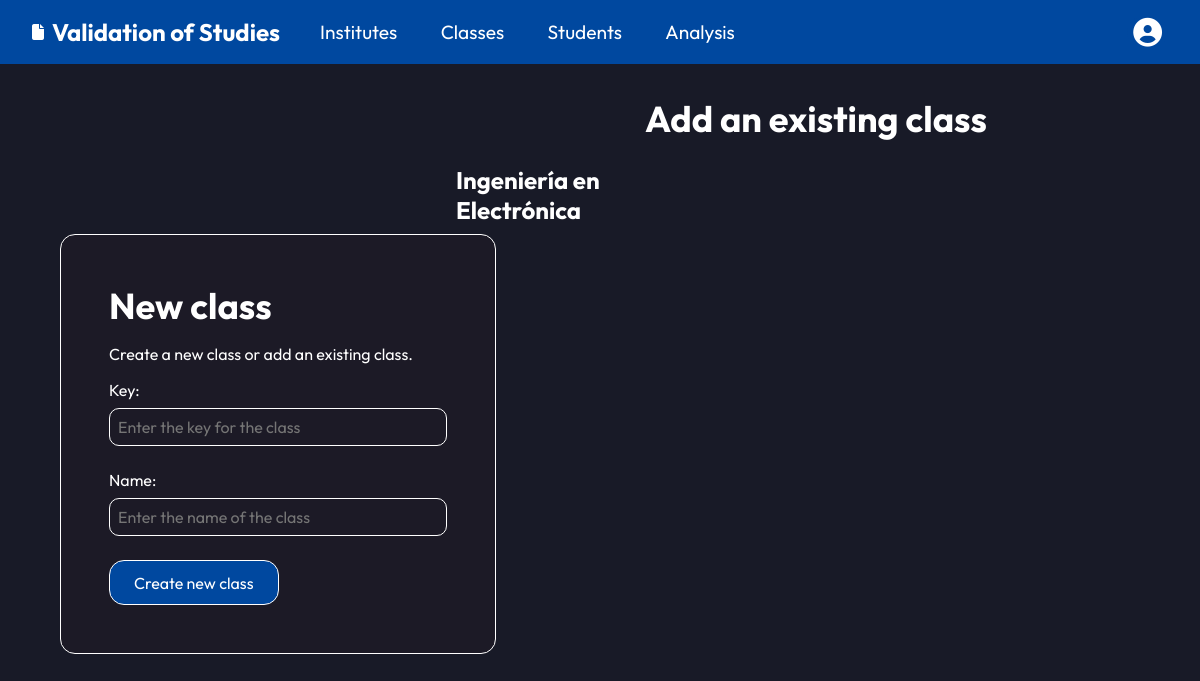
Before: /careers/7/new-class/ (signed in) with the older database file.
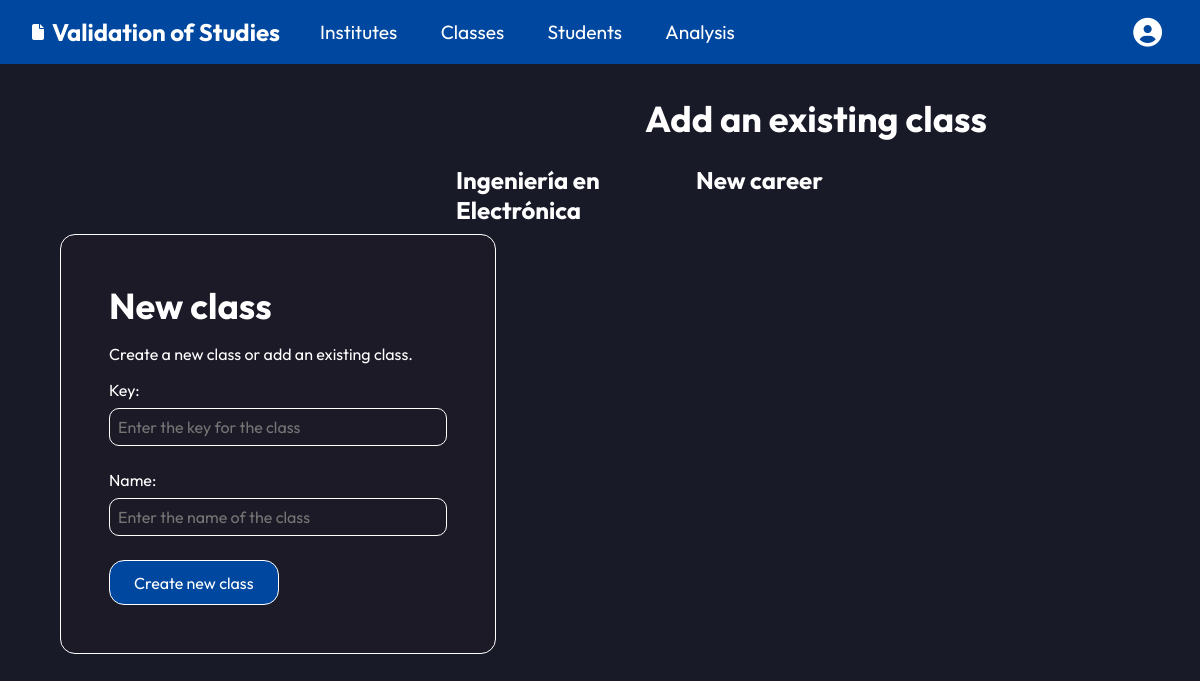
After: the same page with the newer database file.
### institutes/models.py (models this page shows, shortened)
class Career(models.Model):
  institute = models.ForeignKey(
    Institute,
    on_delete=models.CASCADE,
    blank=True, null=True
  )
  name = models.CharField(max_length=128)
  is_engineering = models.BooleanField(default=0)

### careers/views.py (the view, shortened to what this page needs)
# urls.py: path("<int:pk>/new-class/", views.SubjectCreateView.as_view(), name="new-class"),
class SubjectCreateView(LoginRequiredMixin, CreateView):
  template_name = "careers/new-class.html"
  model = Subject
  fields = ["career", "key", "name"]
  def get_context_data(self, **kwargs):
    context = super().get_context_data(**kwargs)
    pk = self.kwargs.get('pk')
    career = get_object_or_404(Career, pk=pk)
    institute_id = career.institute.id
    institute = get_object_or_404(Institute, pk=institute_id)
    context["main_career"] = career
    context["career_list"] = institute.career_set.all().order_by('name')
    return context

### templates/careers/new-class.html (shortened to what this page needs)
{% extends 'base.html' %}
{% block content %}
<div class="new-class-container">
  <div class="login-form class-form">
    <form method="POST" class="small-form">
      <h2>New class</h2>
      <p>Create a new class or add an existing class.</p>
      <div>
        <label for="id_key">Key:</label>
        <input type="text" name="key" maxlength="128" required="" id="id_key" placeholder="Enter the key for the class">
      </div>
      <div>
        <label for="id_name">Name:</label>
        <input type="text" name="name" maxlength="128" required="" id="id_name"
          placeholder="Enter the name of the class">
      </div>
      <input class="primary-button" type="submit" value="Create new class">
    </form>
  </div>
  <div class="classes-container">
    <h2>Add an existing class</h2>
    <div class="grid">
      {% for career in career_list %}
      {% if career.name != main_career.name %}
      <div>
        <h4>{{ career.name }}</h4>
      </div>
      {% endif %}
      {% endfor %}
    </div>
  </div>
</div>
{% endblock content %}

Changed rows visible on the page:
added Career: name "New career"
